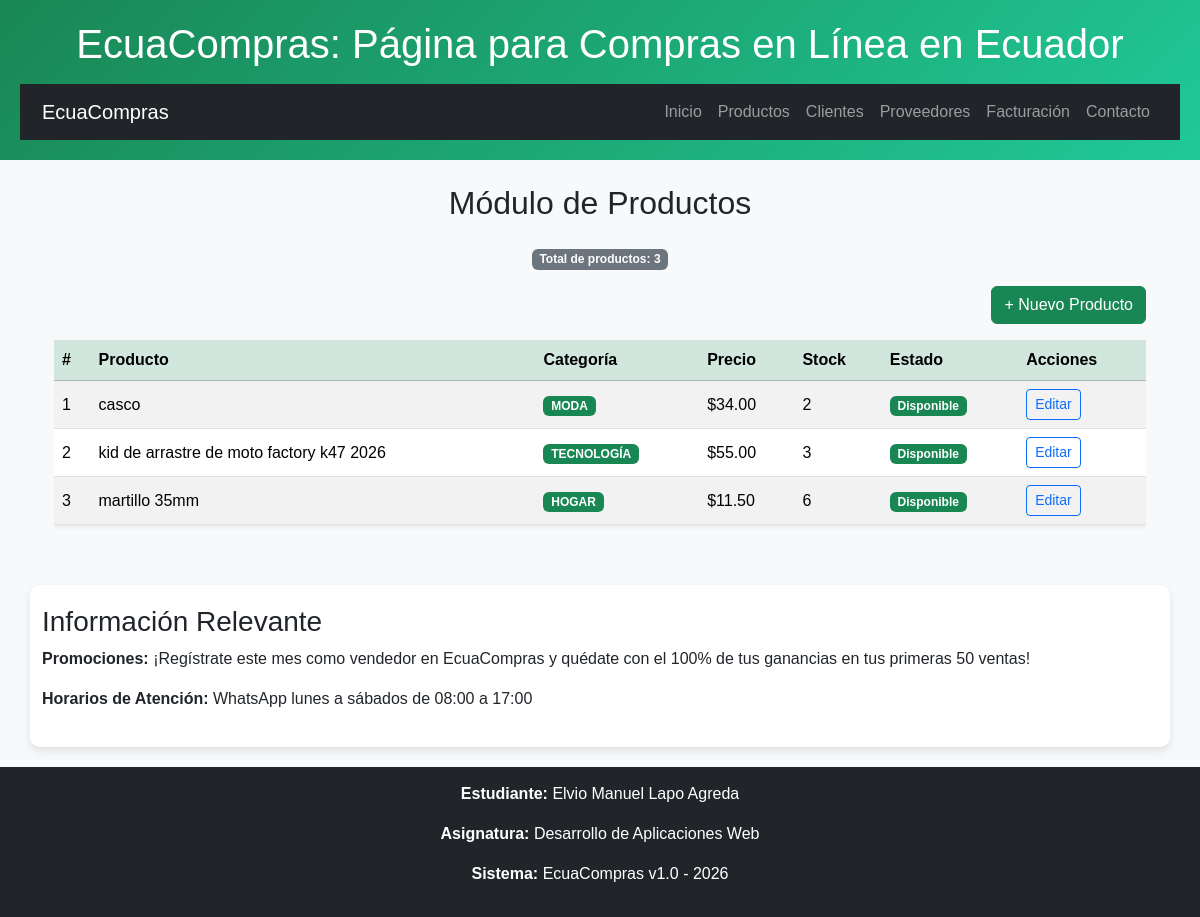
The page /productos on the database its author committed.
### tables this page shows
CREATE TABLE productos (
            id INTEGER PRIMARY KEY AUTOINCREMENT,
            nombre TEXT NOT NULL,
            categoria TEXT NOT NULL,
            precio REAL NOT NULL,
            stock INTEGER NOT NULL
        );

### app.py (the view)
@app.route("/productos")
def productos():
    conn = get_db_connection()
    productos_bd = conn.execute("SELECT * FROM productos").fetchall()
    conn.close()
    total_productos = len(productos_bd)
    return render_template(
        "productos.html",
        productos=productos_bd,
        total_productos=total_productos,
    )

### app.py (called while the page is built)
def get_db_connection():
    conn = sqlite3.connect(DB_PATH)
    conn.row_factory = sqlite3.Row
    return conn

@app.context_processor
def inject_info_sistema():
    return {"info_sistema": info_sistema}

### templates/productos.html (shortened to what this page needs)
{% extends "base.html" %}
{% block content %}
<section class="container p-4">
    <h2 class="text-center mb-4">Módulo de Productos</h2>
    <p class="text-center">
        <span class="badge bg-secondary">Total de productos: {{ total_productos }}</span>
    </p>
    <div class="text-end mb-3">
        <a href="{{ url_for('nuevo_producto') }}" class="btn btn-success">+ Nuevo Producto</a>
    </div>
    <div class="table-responsive">
        <table class="table table-striped table-hover align-middle shadow-sm">
            <thead class="table-success">
                <tr>
                    <th>#</th>
                    <th>Producto</th>
                    <th>Categoría</th>
                    <th>Precio</th>
                    <th>Stock</th>
                    <th>Estado</th>
                    <th>Acciones</th>
                </tr>
            </thead>
            <tbody>
                {% for producto in productos %}
                <tr>
                    <td>{{ loop.index }}</td>
                    <td>{{ producto.nombre }}</td>
                    <td>
                        <span class="badge bg-success">{{ producto.categoria|upper }}</span>
                    </td>
                    <td>${{ "%.2f"|format(producto.precio) }}</td>
                    <td>{{ producto.stock }}</td>
                    <td>
                        {% if producto.stock == 0 %}
                            <span class="badge bg-danger">Agotado</span>
                        {% else %}
                            <span class="badge bg-success">Disponible</span>
                        {% endif %}
                    </td>
                    <td>
                        <a href="{{ url_for('editar_producto', id=producto.id) }}" class="btn btn-sm btn-outline-primary">Editar</a>
                    </td>
                </tr>
                {% endfor %}
            </tbody>
        </table>
    </div>
</section>
{% endblock %}

### templates/base.html (shortened to what this page needs)
<!DOCTYPE html>
<html lang="es">
<head>
    <link href="https://cdn.jsdelivr.net/npm/bootstrap@5.3.8/dist/css/bootstrap.min.css" rel="stylesheet">
    <link href="{{ url_for('static', filename='css/style.css') }}" rel="stylesheet">
</head>
<body>
{% include "components/navbar.html" %}
<main>
    {% block content %}{% endblock %}
</main>
{% include "components/footer.html" %}
</body>
</html>

### templates/components/navbar.html (shortened to what this page needs)
<header>
    <div class="container text-center">
        <h1>EcuaCompras: Página para Compras en Línea en Ecuador</h1>
    </div>
    <nav class="navbar navbar-expand-lg navbar-dark bg-dark mt-3">
        <div class="container">
            <a class="navbar-brand" href="{{ url_for('index') }}">EcuaCompras</a>
            <div class="collapse navbar-collapse" id="menu">
                <ul class="navbar-nav ms-auto">
                    <li class="nav-item">
                        <a class="nav-link" href="{{ url_for('index') }}">Inicio</a>
                    </li>
                    <li class="nav-item">
                        <a class="nav-link" href="{{ url_for('productos') }}">Productos</a>
                    </li>
                    <li class="nav-item">
                        <a class="nav-link" href="{{ url_for('clientes') }}">Clientes</a>
                    </li>
                    <li class="nav-item">
                        <a class="nav-link" href="{{ url_for('proveedores') }}">Proveedores</a>
                    </li>
                    <li class="nav-item">
                        <a class="nav-link" href="{{ url_for('facturacion') }}">Facturación</a>
                    </li>
                    <li class="nav-item">
                        <a class="nav-link" href="{{ url_for('index') }}#contacto">Contacto</a>
                    </li>
                </ul>
            </div>
        </div>
    </nav>
</header>

### templates/components/footer.html
<aside class="container">
    <h3>Información Relevante</h3>
    <p>
        <strong>Promociones:</strong>
        ¡Regístrate este mes como vendedor en EcuaCompras y quédate con el 100% de tus ganancias en tus primeras 50 ventas!
    </p>
    <p>
        <strong>Horarios de Atención:</strong>
        WhatsApp lunes a sábados de 08:00 a 17:00
    </p>
</aside>
<footer>
    <p><strong>Estudiante:</strong> {{ info_sistema.estudiante }}</p>
    <p><strong>Asignatura:</strong> {{ info_sistema.asignatura }}</p>
    <p><strong>Sistema:</strong> {{ info_sistema.nombre }} v{{ info_sistema.version }} - {{ info_sistema.anio }}</p>
</footer>

### static/css/style.css (style rules this page uses)
body { background-color: #f8f9fa; font-family: Arial, sans-serif; }
header { background: linear-gradient(135deg, #198754, #20c997); color: white; padding: 20px; }
aside { background: white; border-radius: 10px; box-shadow: 0 4px 8px rgba(0, 0, 0, .1); padding: 20px; margin: 20px; }
footer { background: #212529; color: white; text-align: center; padding: 15px; }

### rows shown on the page
productos: nombre "casco", categoria "MODA", precio "34.00", stock "2", shows "Disponible"
productos: nombre "kid de arrastre de moto factory k47 2026", categoria "TECNOLOGÍA", precio "55.00", stock "3", shows "Disponible"
productos: nombre "martillo 35mm", categoria "HOGAR", precio "11.50", stock "6", shows "Disponible"

### other values the page prints
{{ total_productos }} "3"
{{ info_sistema.estudiante }} "Elvio Manuel Lapo Agreda"
{{ info_sistema.asignatura }} "Desarrollo de Aplicaciones Web"
{{ info_sistema.nombre }} "EcuaCompras"
{{ info_sistema.version }} "1.0"
{{ info_sistema.anio }} "2026"
